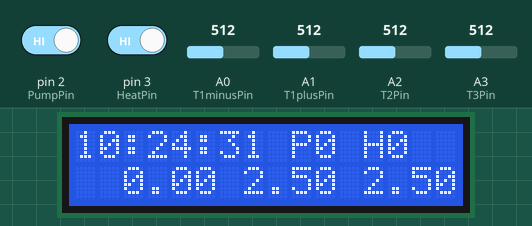
The sketch below on a simulated Arduino Uno, built with avr-gcc and run on an emulated ATmega328P. On the bench: 16×2 character LCD. The inputs (shaded band) are chosen by the test bench; at power-on: A0 (T1minusPin) = 512, A1 (T1plusPin) = 512, A2 (T2Pin) = 512, A3 (T3Pin) = 512, pin 2 (PumpPin) HIGH, pin 3 (HeatPin) HIGH. The local clock reads 2024-03-15 10:24:30 at power-on unless the sketch sets it; storage starts empty; what the sketch prints to the serial monitor is not drawn.

Above: at 1.2 s.
1.3 s: A0 (T1minusPin) set to 716
At 2.8 s:
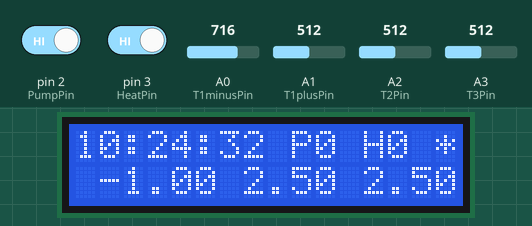
4.5 s: A1 (T1plusPin) set to 716
At 6.6 s:
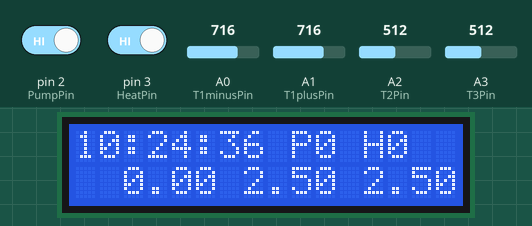
7.5 s: A2 (T2Pin) set to 716
At 8.8 s:
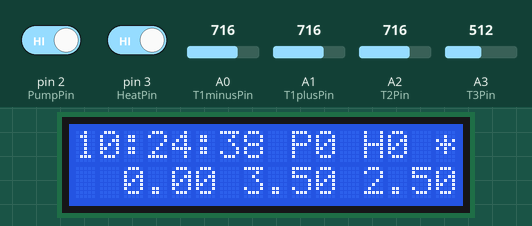
10.5 s: A3 (T3Pin) set to 716
At 11.6 s:
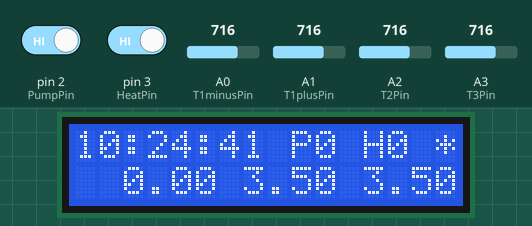
13.5 s: pin 2 (PumpPin) driven LOW
At 14.8 s:
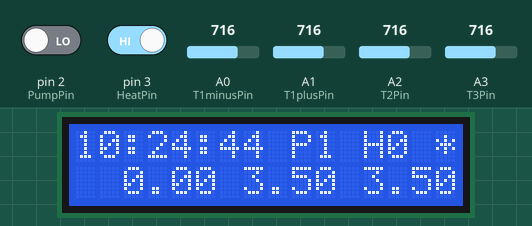
16.5 s: pin 3 (HeatPin) driven LOW
At 18.8 s:
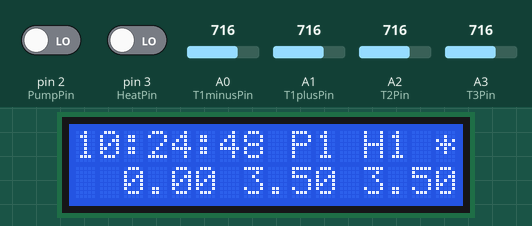
Timing chart, 0 to 20.3 s (numbered marks = the images above; inputs shaded):
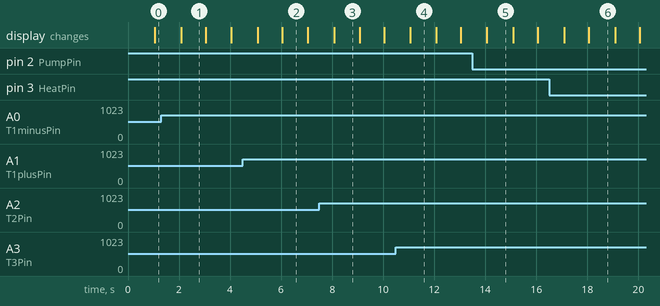

The sketch:

ardulogger.ino
```cpp
// (licence header left out)
#define DEBUG true // Enable serial debug output.

// include the SD library:
#include <SPI.h>
#include <SD.h>

// include the RTC, LCD and wire libraries
#include <Wire.h>
#include <RTClib.h>
#include <LiquidCrystal_I2C.h>

#define I2C_ADDR    0x27 //I2C address for QAPASS PCF8574 Backpack.
#define Rs_pin  0 // Register Select Pin
#define Rw_pin  1 // Read/Write Pin
#define En_pin  2 // Enable Pin
#define Bl_pin  3 // Backlight Pin

// LCD Data pins
#define D4_pin  4
#define D5_pin  5
#define D6_pin  6
#define D7_pin  7

// Calibration constants for converting volts to thermometer reading assuming linear equation
//  in the form: TxTemp = TxA * (TxValue * (5.0 / 1024.0)) + TxB
#define T1A 1.0
#define T1B 0.0
#define T2A 1.0
#define T2B 0.0
#define T3A 1.0
#define T3B 0.0

// Filename for logfile
#define LogFile "datalog.csv"

// Specify constructor for PCF8574 Backpack
LiquidCrystal_I2C lcd(I2C_ADDR,En_pin,Rw_pin,Rs_pin,D4_pin,D5_pin,D6_pin,D7_pin, Bl_pin, POSITIVE);

bool backlightStatus = true;

// Date and time functions using a DS1307 RTC connected via I2C and Wire lib
DS1307 rtc;

uint8_t lastSecond = 0;
uint8_t thisSecond = 0;

//SD Card chip select I/O pin
const int SDchipSelect = 10;

int T1minusPin = A0;  // Select the differential low pin for T1
int T1plusPin = A1;   // Select the differential high pin for T1
int T2Pin = A2;       // Select ground referenced analogue T2 pin
int T3Pin = A3;       // Select ground referenced analogue T3 pin
int PumpPin = 2;      // Digital input pin for AC mains detection module for circulation pump
int HeatPin = 3;      // Digital input pin for AC mains detection module for heater element

// Raw temperature values from A/D converter
int T1Value = 0;
int T2Value = 0;
int T3Value = 0;

// Pump and heater voltage presence flags
bool PumpFlag = false;
bool HeatFlag = false;

// Normalised temperature values after linear function adjustment
float T1Temp = 0.0;
float T2Temp = 0.0;
float T3Temp = 0.0;

// Previous values of all parameters for comparison
bool LastPumpFlag = false;
bool LastHeatFlag = false;

float LastT1Temp = 0.0;
float LastT2Temp = 0.0;
float LastT3Temp = 0.0;

// Minimum delta values for temperatures before triggering a loggable event
#define DeltaT1Temp 0.02
#define DeltaT2Temp 0.02
#define DeltaT3Temp 0.02

bool DeltaFlag = false;  // Flag to indicate an event crossed the logging threshold

char buf[24]; // buffer for print format string
char TimeStamp[24]; // buffer for current timestamp string

String LogEntry = ""; // Log entry string for serial and SD output


void setup() {

#ifdef DEBUG
// Open serial communications and wait for port to open:
  Serial.begin(9600);
  while (!Serial) {
    ; // wait for serial port to connect. Needed for native USB port only
  }
#endif

#ifdef AVR
  Wire.begin();
#else
  Wire1.begin(); // Shield I2C pins connect to alt I2C bus on Arduino Due
#endif
  rtc.begin();

  //Set RTC if not already running.
  //  For this horrible kludge to work, you need to first invalidate the RTC
  //  by removing the battery and then re-inserting it.  Compile and immediately
  //   upload the script.  The __DATE__ and __TIME__ parameters (set to the script
  //   compilation time) will then be used to re-set the RTC.
  //
  // Success will be signalled in debug mode by the serial console proclaiming
  //  "RTC is NOT running!", followed by the almost correct time being displayed
  //  on the LCD.

  if (! rtc.isrunning()) {

#ifdef DEBUG
    Serial.println("?RTC is NOT running!");
#endif

    // sets the RTC to the date & time this sketch was compiled
    rtc.adjust(DateTime(__DATE__, __TIME__));
  }

  // Set input pins for pump and heater sensors.
  // If not using external pullup resistors, then use "INPUT_PULLUP" instead
  pinMode(PumpPin, INPUT);
  pinMode(HeatPin, INPUT);

  // Initialise LCD display area and set backlight
  lcd.begin(16,2);
  lcd.setBacklight(backlightStatus);

  // Intialise SD card.  See if the card is present and can be initialized:
  if (!SD.begin(SDchipSelect)) {
#ifdef DEBUG
    Serial.println("?Card failed or not present");
#endif
    // don't do anything more:
    return;
  }
#ifdef DEBUG
  Serial.println("Card initialized");
#endif

  // Write startup datetime stamp to SD card
  DateTime now = rtc.now();
  strncpy(buf,"YYYY-MM-DD hh:mm:ss\0",24);
  strncpy(TimeStamp, now.format(buf), 24);
  LogEntry = "//Init ";
  LogEntry += TimeStamp;
  writeLogEntry(LogFile, LogEntry);

} //End setup


void loop() {
    DateTime now = rtc.now();
    thisSecond = now.second();

    if (!(lastSecond == thisSecond)) { // Per second input scan loop
      lastSecond = thisSecond;

      // Format current timestamp into loggable CSV string
      strncpy(buf,",YYYY-MM-DD hh:mm:ss,\0", 24);
      strncpy(TimeStamp, now.format(buf), 24);

      // read the sensor values:
      T1Value = analogRead(T1plusPin) - analogRead(T1minusPin);
      T2Value = analogRead(T2Pin);
      T3Value = analogRead(T3Pin);
      PumpFlag = !digitalRead(PumpPin);
      HeatFlag = !digitalRead(HeatPin);

      // Convert analog input sensor value to temperature using linear equation constants:
      T1Temp = (T1A * (T1Value * (5.0 / 1024.0 ))) + T1B;
      T2Temp = (T2A * (T2Value * (5.0 / 1024.0 ))) + T2B;
      T3Temp = (T3A * (T3Value * (5.0 / 1024.0 ))) + T3B;

      // Pack log entry into string
      LogEntry = TimeStamp + String(T1Temp) + "," + String(T2Temp) + "," + String(T3Temp)
                + "," + String(PumpFlag) + "," + String(HeatFlag);

      // Format data for LCD and display it
      lcd.setCursor ( 0, 0 );
      strncpy(buf,"hh:mm:ss\0",24);
      lcd.print(now.format(buf));
      if (PumpFlag) {
        lcd.print(" P1");
        } else lcd.print(" P0");
      if (HeatFlag) {
        lcd.print(" H1  ");
        } else lcd.print(" H0  ");
      lcd.setCursor( 0, 1 );
      dtostrf(T1Temp, 6, 2, buf);
      lcd.print(buf);
      dtostrf(T2Temp, 5, 2, buf);
      lcd.print(buf);
      dtostrf(T3Temp, 5, 2, buf);
      lcd.print(buf);

      DeltaFlag = false;  // Start wih the assumption that there are no loggable events since last poll

      if (PumpFlag | LastPumpFlag) {
        DeltaFlag = true;
        LastPumpFlag = PumpFlag;
      }

      if (HeatFlag | LastHeatFlag) {
        DeltaFlag = true;
        LastHeatFlag = HeatFlag;
      }

      if (abs(T1Temp - LastT1Temp) >= DeltaT1Temp) {
        DeltaFlag = true;
        LastT1Temp = T1Temp;
      }

      if (abs(T2Temp - LastT2Temp) >= DeltaT2Temp) {
        DeltaFlag = true;
        LastT2Temp = T2Temp;
      }

      if (abs(T3Temp - LastT3Temp) >= DeltaT3Temp) {
        DeltaFlag = true;
        LastT3Temp = T3Temp;
      }

      if (DeltaFlag) {
        lcd.setCursor ( 15, 0 );
        lcd.print("*"); // Show loggable event flag on LCD
        writeLogEntry(LogFile, LogEntry);
      }

    } // Per second input scan loop end


  delay(50); // Delay 50 ms before smashing the RTC for another read cycle


} //End loop


// Appends string passed as stringBuffer to fileName.  Requires SD library
//  and expects SD card to be initialised with SD.begin(x).
//
//  Presence of #define DEBUG will write stringBuffer
//  to serial out and requires Serial.begin to be called before
//  invocation.
//
void writeLogEntry(String fileName, String printBuffer) {

    File dataFile = SD.open(fileName, FILE_WRITE);

  // if the file is available, write to it:
  if (dataFile) {
    dataFile.println(printBuffer);
    dataFile.close();
  }
  else {
#ifdef DEBUG
    // if the file open failed, write error to debug console:
    Serial.println("?Error opening " + fileName);
#endif
  }

#ifdef DEBUG
    Serial.println(printBuffer);
#endif

} // End writeLogEntry
```

Measured:
- after the input at 1.3 s, the display: changes after 0.78 s (image 1)
- after the input at 4.5 s, the display: first changes after 0.58 s (image 2 shows a later state)
- after the input at 7.5 s, the display: changes after 0.57 s (image 3)
- after the input at 10.5 s, the display: changes after 0.57 s (image 4)
- after the input at 13.5 s, the display: changes after 0.57 s (image 5)
- what the display in image 1 shows lasts 0.9 s, from 2.1 s to 3.0 s
